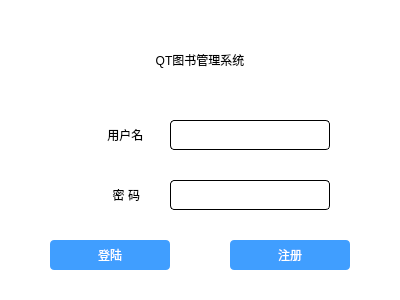
<?xml version="1.0" encoding="UTF-8"?>
<ui version="4.0">
 <class>Dialog_login</class>
 <widget class="QDialog" name="Dialog_login">
  <property name="geometry">
   <rect>
    <x>0</x>
    <y>0</y>
    <width>400</width>
    <height>300</height>
   </rect>
  </property>
  <property name="maximumSize">
   <size>
    <width>600</width>
    <height>300</height>
   </size>
  </property>
  <property name="windowTitle">
   <string>登陆</string>
  </property>
  <property name="styleSheet">
   <string notr="true">QLabel#lb_title{font:40px '黑体';}
QLabel#lb_username,QLabel#lb_password{font:20px '楷体';}
QLineEdit{border-radius:4px;min-height:28px;border:1px solid black}
QPushButton{border-radius:4px;background: #409eff; color:white;font -size:14px;}
QWidget#widget{background:white;}</string>
  </property>
  <layout class="QGridLayout" name="gridLayout">
   <property name="leftMargin">
    <number>0</number>
   </property>
   <property name="topMargin">
    <number>0</number>
   </property>
   <property name="rightMargin">
    <number>0</number>
   </property>
   <property name="bottomMargin">
    <number>0</number>
   </property>
   <property name="spacing">
    <number>0</number>
   </property>
   <item row="0" column="0">
    <widget class="QWidget" name="widget" native="true">
     <layout class="QGridLayout" name="gridLayout_2">
      <property name="leftMargin">
       <number>0</number>
      </property>
      <property name="topMargin">
       <number>0</number>
      </property>
      <property name="rightMargin">
       <number>0</number>
      </property>
      <property name="bottomMargin">
       <number>0</number>
      </property>
      <property name="spacing">
       <number>0</number>
      </property>
      <item row="2" column="2" colspan="2">
       <widget class="QLineEdit" name="le_password">
        <property name="maximumSize">
         <size>
          <width>160</width>
          <height>16777215</height>
         </size>
        </property>
       </widget>
      </item>
      <item row="3" column="3">
       <widget class="QPushButton" name="btn_register">
        <property name="minimumSize">
         <size>
          <width>120</width>
          <height>0</height>
         </size>
        </property>
        <property name="maximumSize">
         <size>
          <width>120</width>
          <height>30</height>
         </size>
        </property>
        <property name="text">
         <string>注册</string>
        </property>
       </widget>
      </item>
      <item row="3" column="0">
       <spacer name="horizontalSpacer_2">
        <property name="orientation">
         <enum>Qt::Horizontal</enum>
        </property>
        <property name="sizeHint" stdset="0">
         <size>
          <width>40</width>
          <height>20</height>
         </size>
        </property>
       </spacer>
      </item>
      <item row="0" column="1" colspan="3">
       <widget class="QLabel" name="lb_title">
        <property name="maximumSize">
         <size>
          <width>16777215</width>
          <height>60</height>
         </size>
        </property>
        <property name="text">
         <string>QT图书管理系统</string>
        </property>
        <property name="alignment">
         <set>Qt::AlignCenter</set>
        </property>
       </widget>
      </item>
      <item row="3" column="1">
       <widget class="QPushButton" name="btn_login">
        <property name="sizePolicy">
         <sizepolicy hsizetype="Fixed" vsizetype="Fixed">
          <horstretch>0</horstretch>
          <verstretch>0</verstretch>
         </sizepolicy>
        </property>
        <property name="minimumSize">
         <size>
          <width>120</width>
          <height>0</height>
         </size>
        </property>
        <property name="maximumSize">
         <size>
          <width>120</width>
          <height>30</height>
         </size>
        </property>
        <property name="text">
         <string>登陆</string>
        </property>
       </widget>
      </item>
      <item row="1" column="2" colspan="2">
       <widget class="QLineEdit" name="le_username">
        <property name="maximumSize">
         <size>
          <width>160</width>
          <height>16777215</height>
         </size>
        </property>
       </widget>
      </item>
      <item row="1" column="1">
       <widget class="QLabel" name="lb_username">
        <property name="maximumSize">
         <size>
          <width>100</width>
          <height>16777215</height>
         </size>
        </property>
        <property name="text">
         <string>用户名  </string>
        </property>
        <property name="alignment">
         <set>Qt::AlignRight|Qt::AlignTrailing|Qt::AlignVCenter</set>
        </property>
       </widget>
      </item>
      <item row="3" column="2">
       <spacer name="horizontalSpacer">
        <property name="orientation">
         <enum>Qt::Horizontal</enum>
        </property>
        <property name="sizeType">
         <enum>QSizePolicy::Fixed</enum>
        </property>
        <property name="sizeHint" stdset="0">
         <size>
          <width>60</width>
          <height>0</height>
         </size>
        </property>
       </spacer>
      </item>
      <item row="2" column="1">
       <widget class="QLabel" name="lb_password">
        <property name="maximumSize">
         <size>
          <width>100</width>
          <height>16777215</height>
         </size>
        </property>
        <property name="text">
         <string>密 码   </string>
        </property>
        <property name="alignment">
         <set>Qt::AlignRight|Qt::AlignTrailing|Qt::AlignVCenter</set>
        </property>
       </widget>
      </item>
      <item row="3" column="4">
       <spacer name="horizontalSpacer_3">
        <property name="orientation">
         <enum>Qt::Horizontal</enum>
        </property>
        <property name="sizeHint" stdset="0">
         <size>
          <width>40</width>
          <height>20</height>
         </size>
        </property>
       </spacer>
      </item>
     </layout>
    </widget>
   </item>
  </layout>
 </widget>
 <resources/>
 <connections/>
</ui>
